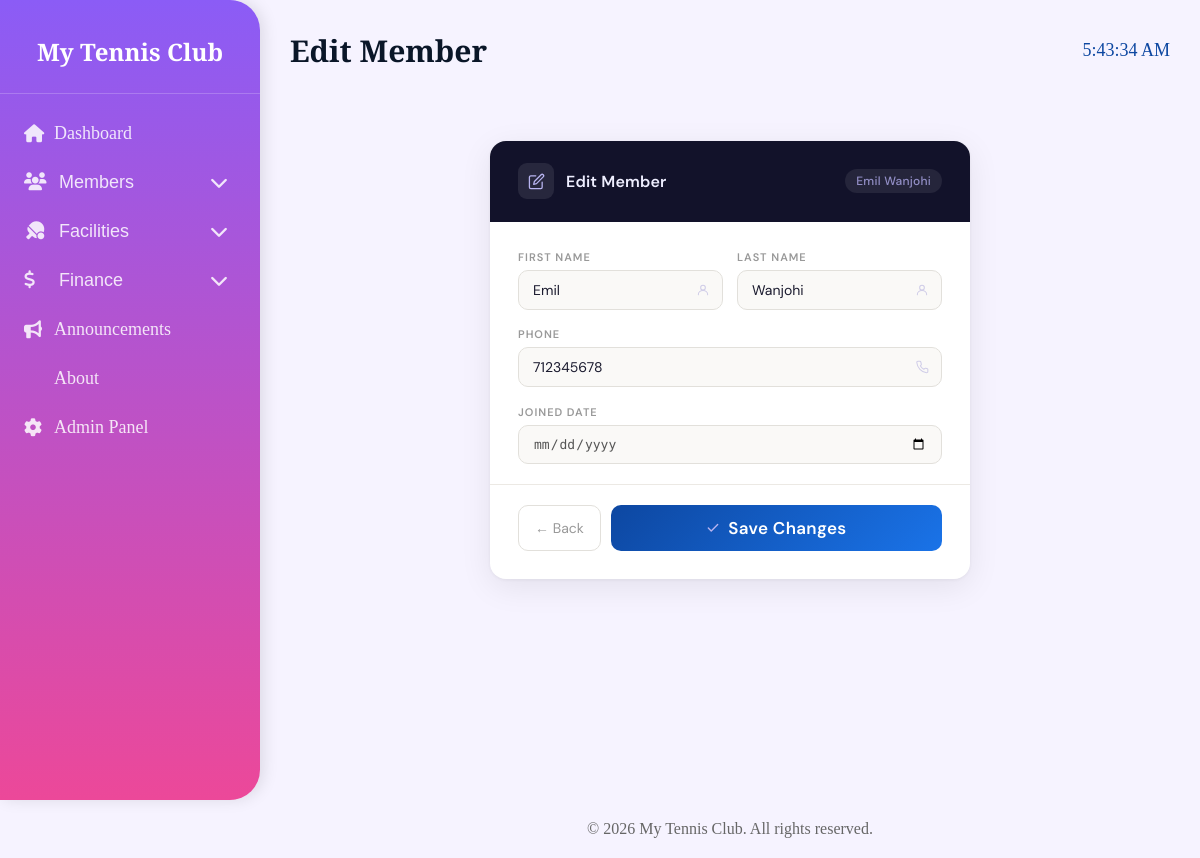
Page /members/edit/1/ (signed in) on the committed database.
### members/models.py (models this page shows)
class Member(models.Model):
    firstname = models.CharField(max_length=255)
    lastname = models.CharField(max_length=255)
    phone = models.IntegerField(null=True)
    joined_date = models.DateField(null=True)

### members/views.py (the view, shortened to what this page needs)
# urls.py: path('edit/<int:id>/', views.edit, name='edit'),
@login_required
def edit(request, id):
    member = Member.objects.get(id=id)
    context = {
        'member': member,
    }
    return render(request, 'members/edit.html', context)

### members/templates/members/edit.html (shortened to what this page needs)
{% extends "members/master.html" %}
{% block page_title %}Edit Member{% endblock %}
{% block content %}
<div class="em-page">
  <div class="em-card">
    <div class="em-header">
      <div class="em-header-left">
        <div class="em-hicon">
          <svg viewBox="0 0 24 24"><path d="M11 4H4a2 2 0 0 0-2 2v14a2 2 0 0 0 2 2h14a2 2 0 0 0 2-2v-7"/><path d="M18.5 2.5a2.121 2.121 0 0 1 3 3L12 15l-4 1 1-4 9.5-9.5z"/></svg>
        </div>
        <h2>Edit Member</h2>
      </div>
      <span class="em-member-pill">{{ member.firstname }} {{ member.lastname }}</span>
    </div>
    <form action="{% url 'edit' member.id %}" method="post">
      <div class="em-body">
        <div class="em-row">
          <div class="em-field">
            <label for="em-firstname">First Name</label>
            <div class="em-input-wrap">
              <input type="text" name="firstname" id="em-firstname"
                     value="{{ member.firstname }}"
                     data-original="{{ member.firstname }}">
            </div>
          </div>
          <div class="em-field">
            <label for="em-lastname">Last Name</label>
            <div class="em-input-wrap">
              <input type="text" name="lastname" id="em-lastname"
                     value="{{ member.lastname }}"
                     data-original="{{ member.lastname }}">
            </div>
          </div>
        </div>
        <div class="em-field">
          <label for="em-phone">Phone</label>
          <div class="em-input-wrap">
            <input type="text" name="phone" id="em-phone"
                   value="{{ member.phone }}"
                   data-original="{{ member.phone }}"
                   placeholder="e.g. 0712 345 678">
          </div>
        </div>
        <div class="em-field">
          <label for="em-joined">Joined Date</label>
          <input type="date" name="joined_date" id="em-joined"
                 value="{{ member.joined_date }}"
                 data-original="{{ member.joined_date }}">
        </div>
      </div>
      <div class="em-divider"></div>
      <div class="em-footer">
        <a href="/members/" class="em-btn-back">← Back</a>
        <button type="submit" class="em-btn-save">
          <svg viewBox="0 0 24 24"><polyline points="20 6 9 17 4 12"/></svg>
          Save Changes
        </button>
      </div>
    </form>
  </div>
</div>
{% endblock %}

### members/templates/members/master.html (style rules this page uses)
* { margin: 0; padding: 0; box-sizing: border-box; }
body { font-family: 'Cormorant Garamond', serif; background: #f6f3ff; min-height: 100vh; }
button[type="submit"] { background: linear-gradient(135deg, #0d47a1, #1a73e8); color: white; border: none; padding: 12px 24px; border-radius: 10px; cursor: pointer; font-size: 17px; font-family: inherit; }

### members/templates/members/edit.html (style rules this page uses)
.em-page { display: flex; justify-content: center; padding: 2.5rem 1rem; font-family: 'DM Sans', sans-serif; }
.em-card { width: 100%; max-width: 480px; background: #fff; border-radius: 16px; overflow: hidden; box-shadow: 0 1px 4px rgba(0,0,0,0.06), 0 8px 32px rgba(0,0,0,0.08); animation: emSlideUp 0.35s cubic-bezier(0.16,1,0.3,1) both; }
.em-header { background: #12122a; padding: 1.4rem 1.75rem; display: flex; align-items: center; justify-content: space-between; }
.em-header-left { display:flex; align-items:center; gap:12px; }
.em-hicon { width:36px; height:36px; background: rgba(255,255,255,0.09); border-radius: 9px; display:flex; align-items:center; justify-content:center; }
.em-hicon svg { width:17px; height:17px; stroke:#b8b4f0; fill:none; stroke-width:1.8; stroke-linecap:round; stroke-linejoin:round; }
.em-header h2 { color: #eeeeff; font-size: 16px; font-weight: 600; letter-spacing: 0.01em; margin: 0; }
.em-member-pill { background: rgba(255,255,255,0.08); color: #9490c8; font-size: 12px; font-weight: 500; padding: 4px 11px; border-radius: 20px; letter-spacing: 0.02em; white-space: nowrap; overflow: hidden; text-overflow: ellipsis; max-width: 140px; }
.em-body { padding: 1.75rem 1.75rem 1.25rem; display: flex; flex-direction: column; gap: 1.1rem; }
.em-field { display:flex; flex-direction:column; gap:6px; }
.em-field label { font-size: 11px; font-weight: 600; text-transform: uppercase; letter-spacing: 0.09em; color: #999; }
.em-field input[type="text"], .em-field input[type="date"] { width: 100%; padding: 10px 14px; border: 1px solid #e2e0db; border-radius: 10px; background: #faf9f7; color: #1a1a2e; font-size: 14px; font-family: 'DM Sans', sans-serif; outline: none; box-sizing: border-box; transition: border-color 0.15s, box-shadow 0.15s, background 0.15s; appearance: none; -webkit-appearance: none; }
.em-field input[type="date"] { font-family: 'DM Mono', monospace; font-size: 13px; color: #555; }
.em-row { display: grid; grid-template-columns: 1fr 1fr; gap: 14px; }
.em-input-wrap { position: relative; }
.em-input-wrap input { padding-right: 36px; }
.em-divider { height:1px; background:#ece9e4; }
.em-footer { padding: 1.25rem 1.75rem 1.75rem; display: flex; gap: 10px; }
.em-btn-save { flex: 1; padding: 11px 20px; background: #12122a; color: #eeeeff; border: none; border-radius: 10px; font-size: 14px; font-weight: 600; font-family: 'DM Sans', sans-serif; letter-spacing: 0.02em; cursor: pointer; display: flex; align-items:center; justify-content:center; gap:8px; transition: background 0.15s, transform 0.1s; }
.em-btn-save svg { width:14px; height:14px; stroke:#b8b4f0; fill:none; stroke-width:2.4; stroke-linecap:round; stroke-linejoin:round; }
.em-btn-back { padding: 11px 16px; background: transparent; color: #999; border: 1px solid #e2e0db; border-radius: 10px; font-size: 14px; font-family: 'DM Sans', sans-serif; cursor: pointer; text-decoration: none; display: flex; align-items: center; transition: all 0.15s; }

### rows in the picture
Member: firstname "Emil", lastname "Wanjohi", phone "712345678"
